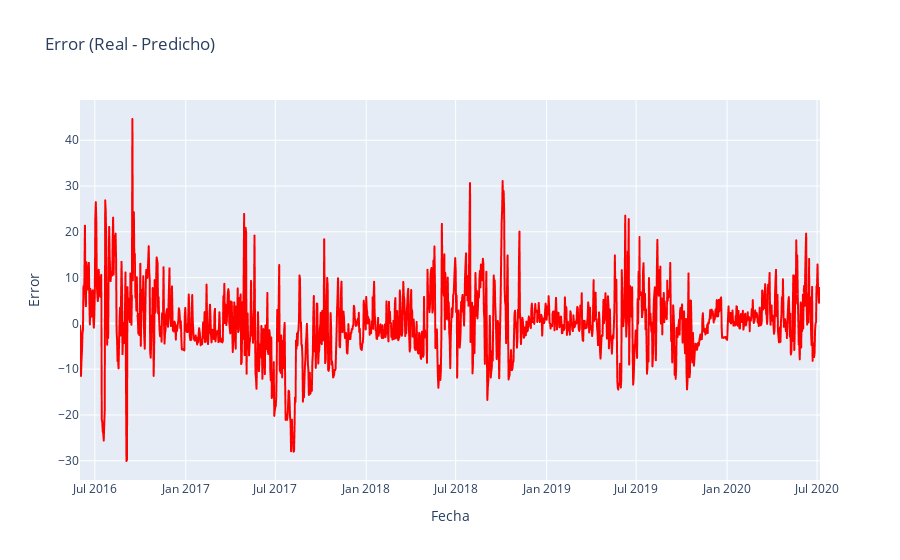

Notebook code cell kept with this figure:
### Code cell
error = y_all - y_pred_all
fig_error = px.line(x=df['date'], y=error, title='Error (Real - Predicho)', labels={'x': 'Fecha', 'y': 'Error'})
fig_error.update_traces(line=dict(color='red'))
fig_error.show()

### Figure 1 — Plotly figure (JSON) as saved in the notebook; plotly's stock layout.template omitted (floating-point values rounded to 4 significant figures; data arrays with more than 128 entries replaced by an {"elided": "..."} marker saying what was removed)
{"data": [{"hovertemplate": "Fecha=%{x}<br>Error=%{y}<extra></extra>", "legendgroup": "", "line": {"color": "red", "dash": "solid"}, "marker": {"symbol": "circle"}, "mode": "lines", "name": "", "showlegend": false, "type": "scattergl", "x": {"elided": "1498 str values"}, "xaxis": "x", "y": {"elided": "1498 float values"}, "yaxis": "y"}], "layout": {"legend": {"tracegroupgap": 0}, "title": {"text": "Error (Real - Predicho)"}, "xaxis": {"anchor": "y", "domain": [0, 1], "title": {"text": "Fecha"}}, "yaxis": {"anchor": "x", "domain": [0, 1], "title": {"text": "Error"}}}}
